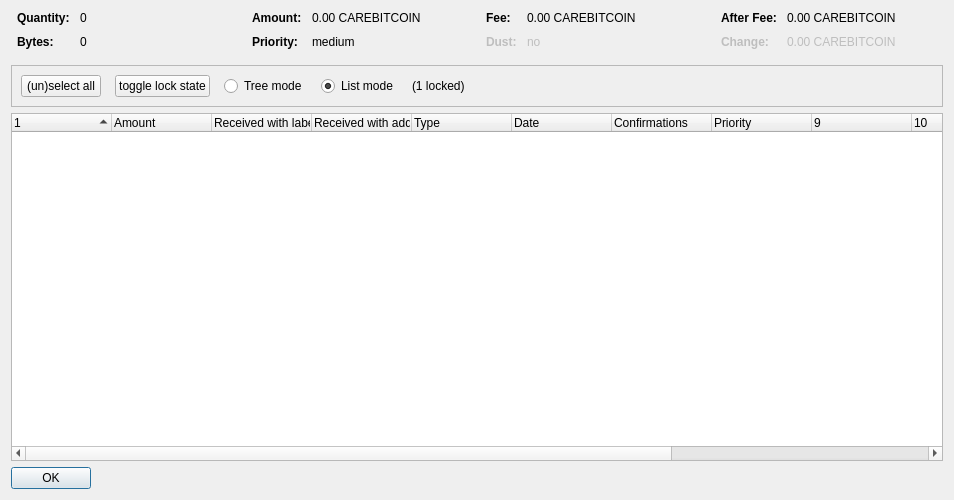
<?xml version="1.0" encoding="UTF-8"?>
<ui version="4.0">
 <class>CoinControlDialog</class>
 <widget class="QDialog" name="CoinControlDialog">
  <property name="geometry">
   <rect>
    <x>0</x>
    <y>0</y>
    <width>954</width>
    <height>500</height>
   </rect>
  </property>
  <property name="windowTitle">
   <string>Coin Selection</string>
  </property>
  <layout class="QVBoxLayout" name="verticalLayout">
   <item>
    <layout class="QHBoxLayout" name="horizontalLayoutTop" stretch="0,0,0,0">
     <property name="topMargin">
      <number>0</number>
     </property>
     <property name="bottomMargin">
      <number>10</number>
     </property>
     <item>
      <layout class="QFormLayout" name="formLayoutCoinControl1">
       <property name="horizontalSpacing">
        <number>10</number>
       </property>
       <property name="verticalSpacing">
        <number>10</number>
       </property>
       <property name="leftMargin">
        <number>6</number>
       </property>
       <property name="rightMargin">
        <number>6</number>
       </property>
       <item row="0" column="0">
        <widget class="QLabel" name="labelCoinControlQuantityText">
         <property name="font">
          <font>
           <weight>75</weight>
           <bold>true</bold>
          </font>
         </property>
         <property name="text">
          <string>Quantity:</string>
         </property>
        </widget>
       </item>
       <item row="0" column="1">
        <widget class="QLabel" name="labelCoinControlQuantity">
         <property name="cursor">
          <cursorShape>IBeamCursor</cursorShape>
         </property>
         <property name="contextMenuPolicy">
          <enum>Qt::ActionsContextMenu</enum>
         </property>
         <property name="text">
          <string notr="true">0</string>
         </property>
         <property name="textInteractionFlags">
          <set>Qt::LinksAccessibleByMouse|Qt::TextSelectableByKeyboard|Qt::TextSelectableByMouse</set>
         </property>
        </widget>
       </item>
       <item row="1" column="0">
        <widget class="QLabel" name="labelCoinControlBytesText">
         <property name="font">
          <font>
           <weight>75</weight>
           <bold>true</bold>
          </font>
         </property>
         <property name="text">
          <string>Bytes:</string>
         </property>
        </widget>
       </item>
       <item row="1" column="1">
        <widget class="QLabel" name="labelCoinControlBytes">
         <property name="cursor">
          <cursorShape>IBeamCursor</cursorShape>
         </property>
         <property name="contextMenuPolicy">
          <enum>Qt::ActionsContextMenu</enum>
         </property>
         <property name="text">
          <string notr="true">0</string>
         </property>
         <property name="textInteractionFlags">
          <set>Qt::LinksAccessibleByMouse|Qt::TextSelectableByKeyboard|Qt::TextSelectableByMouse</set>
         </property>
        </widget>
       </item>
      </layout>
     </item>
     <item>
      <layout class="QFormLayout" name="formLayoutCoinControl2">
       <property name="horizontalSpacing">
        <number>10</number>
       </property>
       <property name="verticalSpacing">
        <number>10</number>
       </property>
       <property name="leftMargin">
        <number>6</number>
       </property>
       <property name="rightMargin">
        <number>6</number>
       </property>
       <item row="0" column="0">
        <widget class="QLabel" name="labelCoinControlAmountText">
         <property name="font">
          <font>
           <weight>75</weight>
           <bold>true</bold>
          </font>
         </property>
         <property name="text">
          <string>Amount:</string>
         </property>
        </widget>
       </item>
       <item row="0" column="1">
        <widget class="QLabel" name="labelCoinControlAmount">
         <property name="cursor">
          <cursorShape>IBeamCursor</cursorShape>
         </property>
         <property name="contextMenuPolicy">
          <enum>Qt::ActionsContextMenu</enum>
         </property>
         <property name="text">
          <string notr="true">0.00 CAREBITCOIN</string>
         </property>
         <property name="textInteractionFlags">
          <set>Qt::LinksAccessibleByMouse|Qt::TextSelectableByKeyboard|Qt::TextSelectableByMouse</set>
         </property>
        </widget>
       </item>
       <item row="1" column="0">
        <widget class="QLabel" name="labelCoinControlPriorityText">
         <property name="font">
          <font>
           <weight>75</weight>
           <bold>true</bold>
          </font>
         </property>
         <property name="text">
          <string>Priority:</string>
         </property>
        </widget>
       </item>
       <item row="1" column="1">
        <widget class="QLabel" name="labelCoinControlPriority">
         <property name="cursor">
          <cursorShape>IBeamCursor</cursorShape>
         </property>
         <property name="contextMenuPolicy">
          <enum>Qt::ActionsContextMenu</enum>
         </property>
         <property name="text">
          <string>medium</string>
         </property>
         <property name="textInteractionFlags">
          <set>Qt::LinksAccessibleByMouse|Qt::TextSelectableByKeyboard|Qt::TextSelectableByMouse</set>
         </property>
        </widget>
       </item>
      </layout>
     </item>
     <item>
      <layout class="QFormLayout" name="formLayoutCoinControl3">
       <property name="horizontalSpacing">
        <number>10</number>
       </property>
       <property name="verticalSpacing">
        <number>10</number>
       </property>
       <property name="leftMargin">
        <number>6</number>
       </property>
       <property name="rightMargin">
        <number>6</number>
       </property>
       <item row="0" column="0">
        <widget class="QLabel" name="labelCoinControlFeeText">
         <property name="font">
          <font>
           <weight>75</weight>
           <bold>true</bold>
          </font>
         </property>
         <property name="text">
          <string>Fee:</string>
         </property>
        </widget>
       </item>
       <item row="0" column="1">
        <widget class="QLabel" name="labelCoinControlFee">
         <property name="cursor">
          <cursorShape>IBeamCursor</cursorShape>
         </property>
         <property name="contextMenuPolicy">
          <enum>Qt::ActionsContextMenu</enum>
         </property>
         <property name="text">
          <string notr="true">0.00 CAREBITCOIN</string>
         </property>
         <property name="textInteractionFlags">
          <set>Qt::LinksAccessibleByMouse|Qt::TextSelectableByKeyboard|Qt::TextSelectableByMouse</set>
         </property>
        </widget>
       </item>
       <item row="1" column="0">
        <widget class="QLabel" name="labelCoinControlLowOutputText">
         <property name="enabled">
          <bool>false</bool>
         </property>
         <property name="font">
          <font>
           <weight>75</weight>
           <bold>true</bold>
          </font>
         </property>
         <property name="text">
          <string>Dust:</string>
         </property>
        </widget>
       </item>
       <item row="1" column="1">
        <widget class="QLabel" name="labelCoinControlLowOutput">
         <property name="enabled">
          <bool>false</bool>
         </property>
         <property name="cursor">
          <cursorShape>IBeamCursor</cursorShape>
         </property>
         <property name="contextMenuPolicy">
          <enum>Qt::ActionsContextMenu</enum>
         </property>
         <property name="text">
          <string>no</string>
         </property>
         <property name="textInteractionFlags">
          <set>Qt::LinksAccessibleByMouse|Qt::TextSelectableByKeyboard|Qt::TextSelectableByMouse</set>
         </property>
        </widget>
       </item>
      </layout>
     </item>
     <item>
      <layout class="QFormLayout" name="formLayoutCoinControl4">
       <property name="horizontalSpacing">
        <number>10</number>
       </property>
       <property name="verticalSpacing">
        <number>10</number>
       </property>
       <property name="leftMargin">
        <number>6</number>
       </property>
       <property name="rightMargin">
        <number>6</number>
       </property>
       <item row="0" column="0">
        <widget class="QLabel" name="labelCoinControlAfterFeeText">
         <property name="font">
          <font>
           <weight>75</weight>
           <bold>true</bold>
          </font>
         </property>
         <property name="text">
          <string>After Fee:</string>
         </property>
        </widget>
       </item>
       <item row="0" column="1">
        <widget class="QLabel" name="labelCoinControlAfterFee">
         <property name="cursor">
          <cursorShape>IBeamCursor</cursorShape>
         </property>
         <property name="contextMenuPolicy">
          <enum>Qt::ActionsContextMenu</enum>
         </property>
         <property name="text">
          <string notr="true">0.00 CAREBITCOIN</string>
         </property>
         <property name="textInteractionFlags">
          <set>Qt::LinksAccessibleByMouse|Qt::TextSelectableByKeyboard|Qt::TextSelectableByMouse</set>
         </property>
        </widget>
       </item>
       <item row="1" column="0">
        <widget class="QLabel" name="labelCoinControlChangeText">
         <property name="enabled">
          <bool>false</bool>
         </property>
         <property name="font">
          <font>
           <weight>75</weight>
           <bold>true</bold>
          </font>
         </property>
         <property name="text">
          <string>Change:</string>
         </property>
        </widget>
       </item>
       <item row="1" column="1">
        <widget class="QLabel" name="labelCoinControlChange">
         <property name="enabled">
          <bool>false</bool>
         </property>
         <property name="cursor">
          <cursorShape>IBeamCursor</cursorShape>
         </property>
         <property name="contextMenuPolicy">
          <enum>Qt::ActionsContextMenu</enum>
         </property>
         <property name="text">
          <string notr="true">0.00 CAREBITCOIN</string>
         </property>
         <property name="textInteractionFlags">
          <set>Qt::LinksAccessibleByMouse|Qt::TextSelectableByKeyboard|Qt::TextSelectableByMouse</set>
         </property>
        </widget>
       </item>
      </layout>
     </item>
    </layout>
   </item>
   <item>
    <widget class="QFrame" name="frame">
     <property name="minimumSize">
      <size>
       <width>0</width>
       <height>40</height>
      </size>
     </property>
     <property name="frameShape">
      <enum>QFrame::StyledPanel</enum>
     </property>
     <property name="frameShadow">
      <enum>QFrame::Sunken</enum>
     </property>
     <layout class="QHBoxLayout" name="horizontalLayout">
      <item>
       <layout class="QHBoxLayout" name="horizontalLayoutPanel" stretch="0,0,0,0,0,0">
        <property name="spacing">
         <number>14</number>
        </property>
        <item>
         <widget class="QPushButton" name="pushButtonSelectAll">
          <property name="sizePolicy">
           <sizepolicy hsizetype="Maximum" vsizetype="Fixed">
            <horstretch>0</horstretch>
            <verstretch>0</verstretch>
           </sizepolicy>
          </property>
          <property name="text">
           <string>(un)select all</string>
          </property>
          <property name="autoDefault">
           <bool>false</bool>
          </property>
         </widget>
        </item>
        <item>
         <widget class="QPushButton" name="pushButtonToggleLock">
          <property name="sizePolicy">
           <sizepolicy hsizetype="Maximum" vsizetype="Fixed">
            <horstretch>0</horstretch>
            <verstretch>0</verstretch>
           </sizepolicy>
          </property>
          <property name="text">
           <string>toggle lock state</string>
          </property>
          <property name="autoDefault">
           <bool>false</bool>
          </property>
         </widget>
        </item>
        <item>
         <widget class="QRadioButton" name="radioTreeMode">
          <property name="sizePolicy">
           <sizepolicy hsizetype="Maximum" vsizetype="Fixed">
            <horstretch>0</horstretch>
            <verstretch>0</verstretch>
           </sizepolicy>
          </property>
          <property name="text">
           <string>Tree mode</string>
          </property>
         </widget>
        </item>
        <item>
         <widget class="QRadioButton" name="radioListMode">
          <property name="sizePolicy">
           <sizepolicy hsizetype="Maximum" vsizetype="Fixed">
            <horstretch>0</horstretch>
            <verstretch>0</verstretch>
           </sizepolicy>
          </property>
          <property name="text">
           <string>List mode</string>
          </property>
          <property name="checked">
           <bool>true</bool>
          </property>
         </widget>
        </item>
        <item>
         <widget class="QLabel" name="labelLocked">
          <property name="text">
           <string>(1 locked)</string>
          </property>
         </widget>
        </item>
        <item>
         <spacer name="horizontalSpacer">
          <property name="orientation">
           <enum>Qt::Horizontal</enum>
          </property>
          <property name="sizeHint" stdset="0">
           <size>
            <width>40</width>
            <height>20</height>
           </size>
          </property>
         </spacer>
        </item>
       </layout>
      </item>
     </layout>
    </widget>
   </item>
   <item>
    <widget class="CoinControlTreeWidget" name="treeWidget">
     <property name="contextMenuPolicy">
      <enum>Qt::CustomContextMenu</enum>
     </property>
     <property name="sortingEnabled">
      <bool>false</bool>
     </property>
     <property name="columnCount">
      <number>13</number>
     </property>
     <attribute name="headerShowSortIndicator" stdset="0">
      <bool>true</bool>
     </attribute>
     <attribute name="headerStretchLastSection">
      <bool>false</bool>
     </attribute>
     <column>
      <property name="text">
       <string/>
      </property>
     </column>
     <column>
      <property name="text">
       <string>Amount</string>
      </property>
     </column>
     <column>
      <property name="text">
       <string>Received with label</string>
      </property>
     </column>
     <column>
      <property name="text">
       <string>Received with address</string>
      </property>
     </column>
     <column>
      <property name="text">
	<string>Type</string>
      </property>
     </column>
     <column>
      <property name="text">	 
       <string>Date</string>
      </property>
     </column>
     <column>
      <property name="text">
       <string>Confirmations</string>
      </property>
      <property name="toolTip">
       <string>Confirmed</string>
      </property>
     </column>
     <column>
      <property name="text">
       <string>Priority</string>
      </property>
     </column>
     <column>
      <property name="text">
       <string/>
      </property>
     </column>
     <column>
      <property name="text">
       <string/>
      </property>
     </column>
     <column>
      <property name="text">
       <string/>
      </property>
     </column>
     <column>
      <property name="text">
       <string/>
      </property>
     </column>
     <column>
      <property name="text">
       <string/>
      </property>
     </column>
    </widget>
   </item>
   <item>
    <widget class="QDialogButtonBox" name="buttonBox">
     <property name="sizePolicy">
      <sizepolicy hsizetype="Maximum" vsizetype="Fixed">
       <horstretch>0</horstretch>
       <verstretch>0</verstretch>
      </sizepolicy>
     </property>
     <property name="orientation">
      <enum>Qt::Horizontal</enum>
     </property>
     <property name="standardButtons">
      <set>QDialogButtonBox::Ok</set>
     </property>
    </widget>
   </item>
  </layout>
 </widget>
 <customwidgets>
  <customwidget>
   <class>CoinControlTreeWidget</class>
   <extends>QTreeWidget</extends>
   <header>coincontroltreewidget.h</header>
  </customwidget>
 </customwidgets>
 <resources/>
 <connections/>
</ui>
